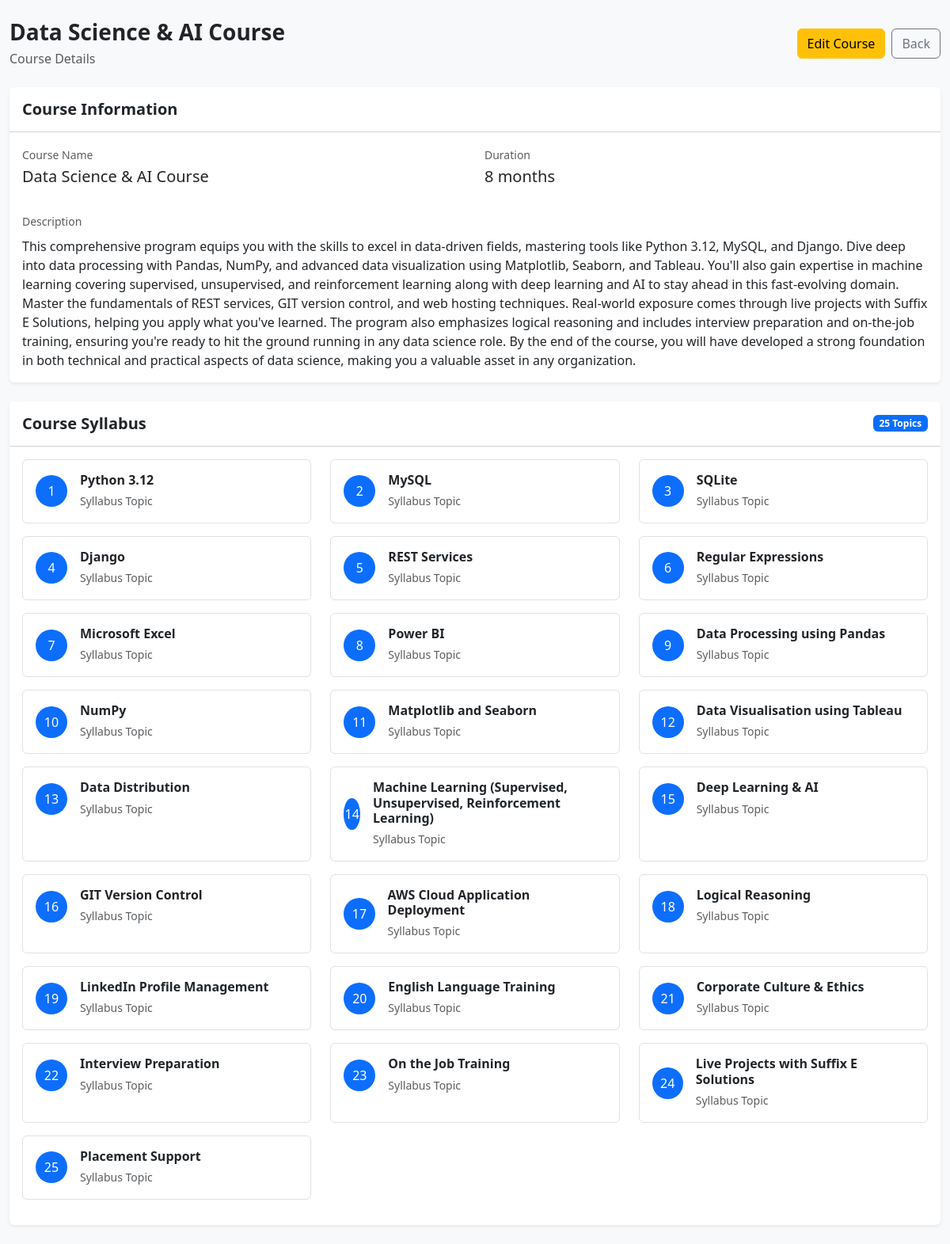
/courses/5/, run on the app's committed database.
### Courses/models.py (models this page shows, shortened)
class CourseList(models.Model):
    course_name = models.CharField(max_length=100)
    course_duration = models.CharField(max_length=100)
    course_description = models.TextField()
    course_syllabus = models.ManyToManyField(
        Syllabus,
        blank=True,
        related_name="courses"
    )

class Syllabus(models.Model):
    syllabus_name = models.CharField(max_length=100)
    syllabus_description = models.TextField(blank=True)

### Courses/views.py (the view)
# urls.py: path("<int:course_id>/", views.course_detail, name="course_detail"),
def course_detail(request, course_id):
    course = get_object_or_404(CourseList, id=course_id)
    syllabus = course.course_syllabus.all()
    return render(
        request, "admin/course_detail.html", {"course": course, "syllabus": syllabus}
    )

### Courses/templates/admin/course_detail.html (shortened to what this page needs)
<!DOCTYPE html>
<html lang="en">
<head>
       <link rel="stylesheet" href="/static/bootstrap/css/bootstrap.min.css">
</head>
<body class="bg-light">
<div class="container-fluid py-4">
    <div class="d-flex justify-content-between
                align-items-center mb-4">
        <div>
            <h3 class="fw-bold mb-1">
                {{ course.course_name }}
            </h3>
            <p class="text-muted mb-0">
                Course Details
            </p>
        </div>
        <div class="d-flex gap-2">
            <a href="{% url 'course_update' course.id %}"
               class="btn btn-warning">
                Edit Course
            </a>
            <a href="{% url 'course_list' %}"
               class="btn btn-outline-secondary">
                Back
            </a>
        </div>
    </div>
    <div class="card border-0 shadow-sm mb-4">
        <div class="card-header bg-white py-3">
            <h5 class="fw-semibold mb-0">
                Course Information
            </h5>
        </div>
        <div class="card-body">
            <div class="row">
                <div class="col-md-6 mb-4">
                    <small class="text-muted">
                        Course Name
                    </small>
                    <h5 class="mt-1">
                        {{ course.course_name }}
                    </h5>
                </div>
                <div class="col-md-6 mb-4">
                    <small class="text-muted">
                        Duration
                    </small>
                    <h5 class="mt-1">
                        {{ course.course_duration }}
                    </h5>
                </div>
                <div class="col-12">
                    <small class="text-muted">
                        Description
                    </small>
                    <p class="mt-2 mb-0">
                        {{ course.course_description }}
                    </p>
                </div>
            </div>
        </div>
    </div>
    <div class="card border-0 shadow-sm">
        <div class="card-header bg-white py-3">
            <div class="d-flex justify-content-between
                        align-items-center">
                <h5 class="fw-semibold mb-0">
                    Course Syllabus
                </h5>
                <span class="badge bg-primary">
                    {{ syllabus.count }} Topics
                </span>
            </div>
        </div>
        <div class="card-body">
            <div class="row">
                {% for item in syllabus %}
                <div class="col-md-6 col-lg-4 mb-3">
                    <div class="border rounded p-3 h-100">
                        <div class="d-flex align-items-center">
                            <div class="bg-primary text-white
                                        rounded-circle
                                        d-flex
                                        align-items-center
                                        justify-content-center
                                        me-3"
                                 style="width:40px;height:40px;">
                                {{ forloop.counter }}
                            </div>
                            <div>
                                <h6 class="fw-semibold mb-1">
                                    {{ item.syllabus_name }}
                                </h6>
                                <small class="text-muted">
                                    Syllabus Topic
                                </small>
                            </div>
                        </div>
                    </div>
                </div>
                {% empty %}
                <div class="col-12 text-center py-5">
                    <p class="text-muted">
                        No syllabus topics added yet.
                    </p>
                </div>
                {% endfor %}
            </div>
        </div>
    </div>
</div>
</body>
</html>

### data on the page
CourseList: course_name "Data Science & AI Course", course_duration "8 months", course_description "This comprehensive program equips you with the skills to excel in data-driven fields, mastering tools like Python 3.12, MySQL, and Django. Dive deep into data processing with Pandas, NumPy, and advanced data visualization using Matplotlib, Seaborn, and Tableau. You'll also gain expertise in machine learning covering supervised, unsupervised, and reinforcement learning along with deep learning and AI to stay ahead in this fast-evolving domain. Master the fundamentals of REST services, GIT version control, and web hosting techniques. Real-world exposure comes through live projects with Suffix E Solutions, helping you apply what you've learned. The program also emphasizes logical reasoning and…"
Syllabus: syllabus_name "Python 3.12"
Syllabus: syllabus_name "MySQL"
Syllabus: syllabus_name "SQLite"
Syllabus: syllabus_name "Django"
Syllabus: syllabus_name "REST Services"
Syllabus: syllabus_name "Regular Expressions"
Syllabus: syllabus_name "Microsoft Excel"
Syllabus: syllabus_name "Power BI"
Syllabus: syllabus_name "Data Processing using Pandas"
Syllabus: syllabus_name "NumPy"
Syllabus: syllabus_name "Matplotlib and Seaborn"
Syllabus: syllabus_name "Data Visualisation using Tableau"
Syllabus: syllabus_name "Data Distribution"
Syllabus: syllabus_name "Machine Learning (Supervised, Unsupervised, Reinforcement Learning)"
Syllabus: syllabus_name "Deep Learning & AI"
Syllabus: syllabus_name "GIT Version Control"
Syllabus: syllabus_name "AWS Cloud Application Deployment"
Syllabus: syllabus_name "Logical Reasoning"
Syllabus: syllabus_name "LinkedIn Profile Management"
Syllabus: syllabus_name "English Language Training"
Syllabus: syllabus_name "Corporate Culture & Ethics"
Syllabus: syllabus_name "Interview Preparation"
Syllabus: syllabus_name "On the Job Training"
Syllabus: syllabus_name "Live Projects with Suffix E Solutions"
Syllabus: syllabus_name "Placement Support"

### other printed values
{{ syllabus.count }} "25"
